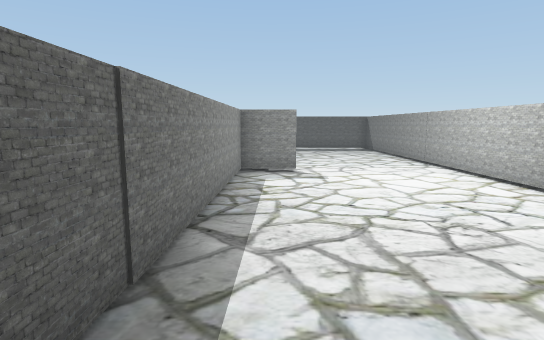
[1] (above)

12 first-person views from a walk through a Unity game level. The camera is 1.4 m above the floor, tilts 8° down and sees 80° across. The floor is counted in squares, 1 m on a side. Each view is taken from the middle of a square. On the plan, view 1 faces up. The plan holds only what a view shows up to about 15 squares ahead; the rest is blank. The place goes on beyond the plan. The player is left out. Door leaves are left out, so doorways stand open. Some surface patterns are stand-ins.

[2]
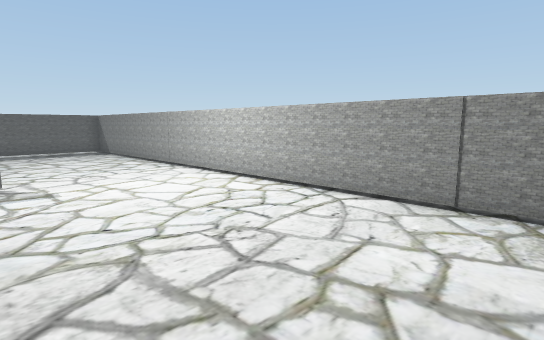

[3]
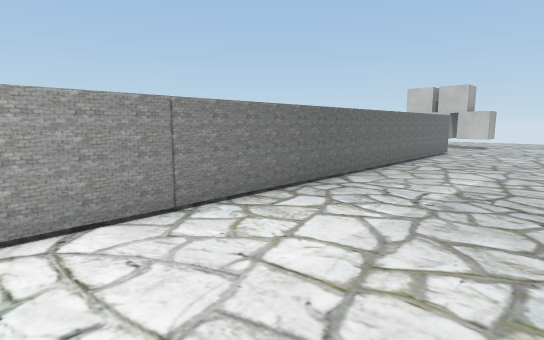

[4]
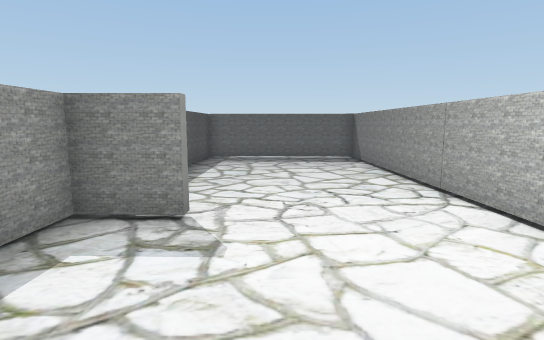

[5]
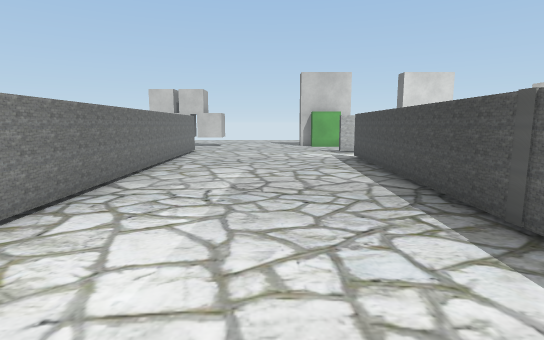

[6]
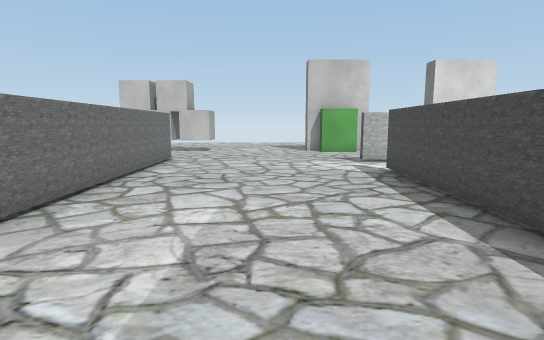

[7]
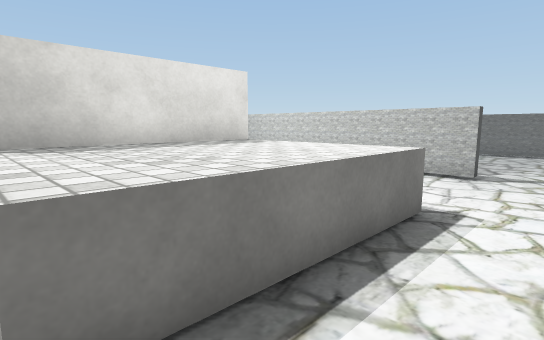

[8]
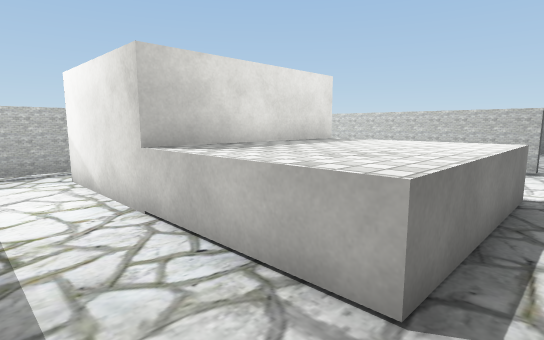

[9]
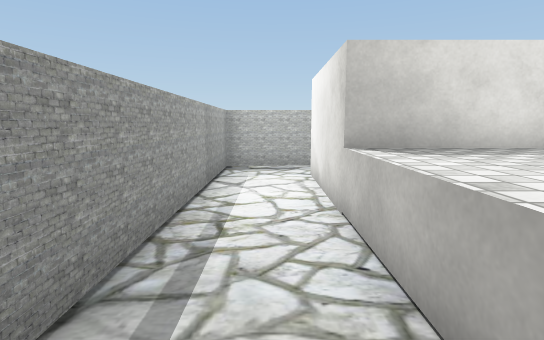

[10]
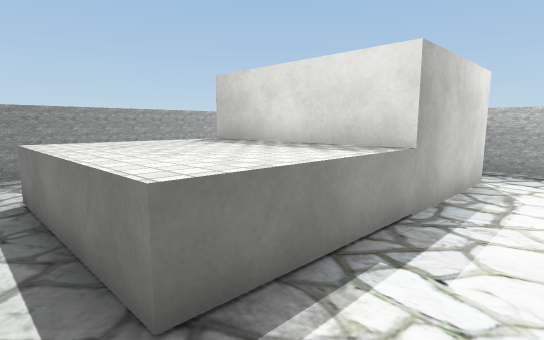

[11]
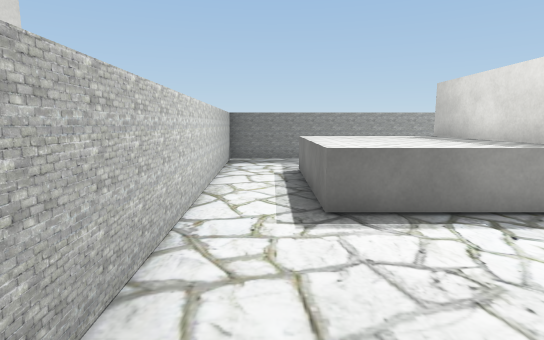

[12]
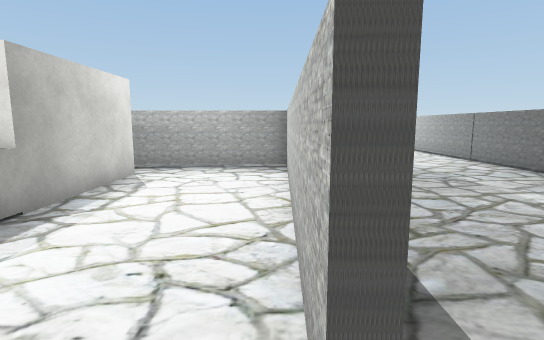

### Floor plan
Key: @ floor where view 1 was taken; # wall or solid block; . floor; ^ raised ledge.
Columns run from 14 left of view 1 to 7 right of it. Each row starts with its distance up from view 1.
 19              #######
 18              #.....##
 17              #......#
 16              #......#
 15               ......#
 14               ......#
 13               ......#
 12               ......#
 11               ......#
 10              ##.....#
  9              #......#
  8              #......#
  7              #......#
  6              #......#
  5              #......#
  4              #......#
  3              #......#
  2              #......#
  1  ...   #######......#
  0 ####    .....#@.....#
 -1 #..#    #....#......#
 -2 #..#    #....#......#
 -3 #..#    #...##......#
 -4 #..#    #...##......#
 -5 #..######...#.......#
 -6 #..^^^^^^...#.......#
 -7 #..^^^^^^...#.......#
 -8 #..^^^^^^...#.......#.
 -9 #..^^^^^^...........#.
-10 #...................#
-11 #......######.......#

Where each view was taken, in squares from view 1:
view 1: 0 up, 0 right, facing up
view 2: 1 up, 0 right, facing up-right
view 3: 5 up, 1 right, facing down-right
view 4: 5 up, 2 right, facing up
view 5: 5 up, 2 right, facing down
view 6: 1 up, 2 right, facing down
view 7: 11 down, 11 left, facing up-right
view 8: 10 down, 13 left, facing up-right
view 9: 10 down, 12 left, facing up
view 10: 10 down, 4 left, facing up-left
view 11: 10 down, 1 left, facing left
view 12: 10 down, 2 left, facing up
